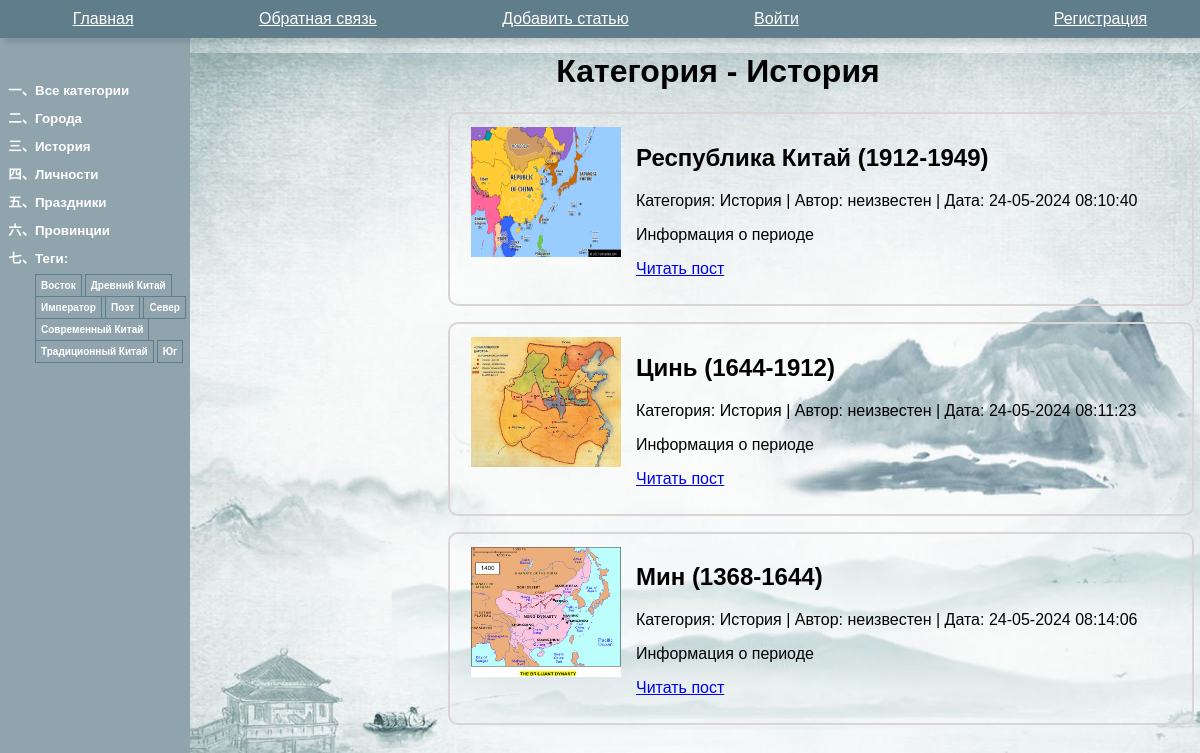
/china/category/istoria/, run on an earlier commit of the app's database.
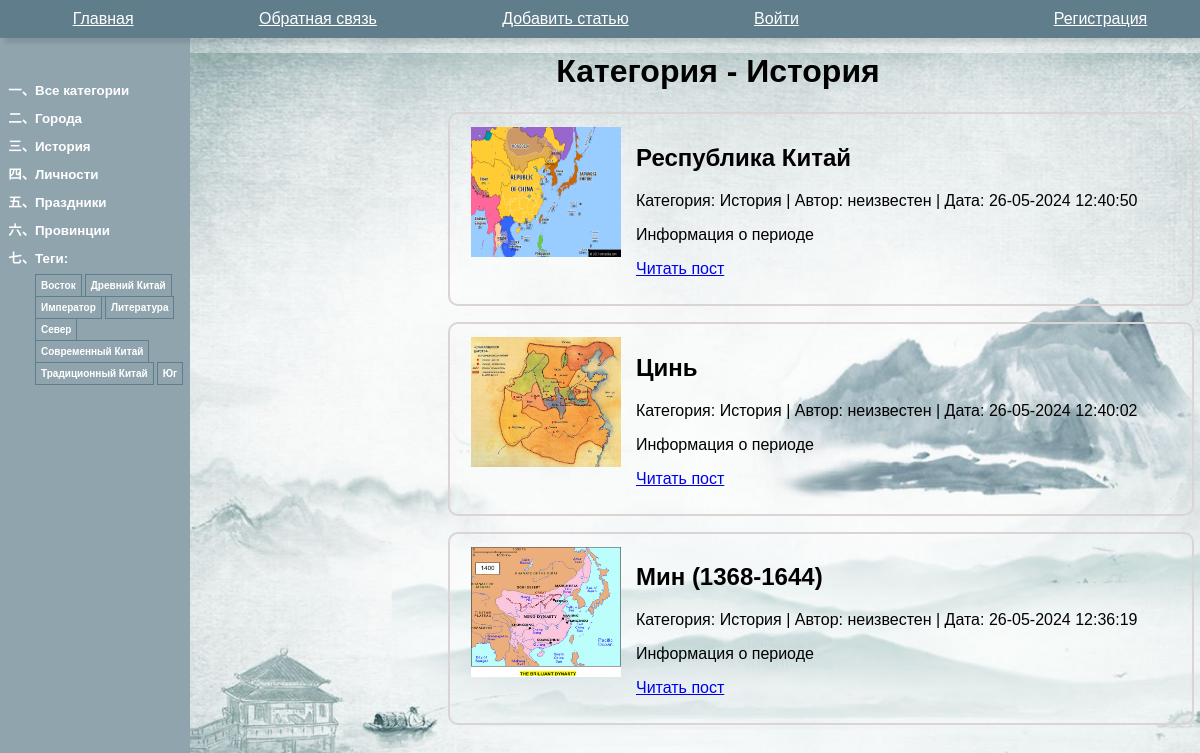
And on a later commit of the database.
### china/models.py (models this page shows, shortened)
class Category(models.Model):
    name = models.CharField(max_length=100, db_index=True,
                            verbose_name="Категория")
    slug = models.SlugField(max_length=255,
                            unique=True, db_index=True)
    def get_absolute_url(self):
        return reverse('category', kwargs={'cat_slug':
                                               self.slug})
    class Meta:
        verbose_name = 'Категория'
        verbose_name_plural = 'Категории'

class TagPost(models.Model):
    tag = models.CharField(max_length=100,
                           db_index=True)
    slug = models.SlugField(max_length=255,
                            unique=True, db_index=True)
    def get_absolute_url(self):
        return reverse('tag', kwargs={'tag_slug': self.slug})

class China(models.Model):
    class Status(models.IntegerChoices):
        DRAFT = 0, 'Черновик'
        PUBLISHED = 1, 'Опубликовано'
    title = models.CharField(max_length=255, verbose_name="Заголовок")
    slug = models.SlugField(max_length=255, db_index=True, unique=True, verbose_name="URL")
    content = models.TextField(blank=True, verbose_name="Текст статьи")
    annotation = models.TextField(blank=True, verbose_name="Аннотация статьи",  null=True)
    models.DateTimeField(auto_now_add=True, verbose_name="Время создания")
    author = models.ForeignKey(get_user_model(), on_delete=models.SET_NULL, related_name='posts',
                               null=True, default=None)
    cat = models.ForeignKey('Category', on_delete=models.PROTECT, related_name='posts', verbose_name="Категории")
    tags = models.ManyToManyField('TagPost', blank=True, related_name='tags', verbose_name="Тэги")
    photo = models.ImageField(upload_to="photos/%Y/%m/%d/", default=None, blank=True, null=True, verbose_name="Фото")
    time_create = models.DateTimeField(auto_now_add=True, verbose_name="Время создания")
    time_update = models.DateTimeField(auto_now=True, verbose_name="Время изменения")
    is_published = models.BooleanField(choices=tuple(map(lambda x: (bool(x[0]), x[1]), Status.choices)),
                                       default=Status.DRAFT, verbose_name="Статус")
    objects = models.Manager()
    published = PublishedModel()
    translate = models.OneToOneField('Translate', on_delete=models.SET_NULL, null=True, blank=True,
                                     related_name='title_in_rus', verbose_name="Перевод")
    class Meta:
        ordering = ['-time_create']
        indexes = [models.Index(fields=['-time_create']), ]
        verbose_name = 'Информация о Китае'
        verbose_name_plural = 'Информация о Китае'
    def get_absolute_url(self):
        return reverse('post', kwargs={'post_slug':
                                           self.slug})

### china/views.py (the view)
# urls.py: path('category/<slug:cat_slug>/', ChinaCategory.as_view(), name='category'),
class ChinaCategory(DataMixin, ListView):
    template_name = 'china/index.html'
    context_object_name = 'posts'
    allow_empty = False
    def get_context_data(self, **kwargs):
        context = super().get_context_data(**kwargs)
        cat = context['posts'][0].cat
        return self.get_mixin_context(context, title='Категория - ' + cat.name, cat_selected = cat.id,)
    def get_queryset(self):
        return China.published.filter(cat__slug=self.kwargs['cat_slug']).select_related('cat')

### china/models.py (called while the page is built)
    def get_queryset(self):
        return super().get_queryset().filter(is_published=China.Status.PUBLISHED)

### china/templatetags/china_tags.py (called while the page is built)
@register.inclusion_tag('china/list_categories.html')
def show_categories(cat_selected_id=0):
    cats = Category.objects.annotate(total=Count("posts")).filter(total__gt=0)
    return {"cats": cats, "cat_selected": cat_selected_id}

@register.inclusion_tag('china/list_tags.html')
def show_all_tags():
    return {"tags":
                TagPost.objects.annotate(total=Count("tags")).filter(total__gt=0)}

### china/utils.py (called while the page is built)
    def get_mixin_context(self, context, **kwargs):
        if self.title_page:
               context['title'] = self.title_page
        context['cat_selected'] = None
        context.update(kwargs)
        return context

### users/context_processors.py (called while the page is built)
def get_china_context(request):
    return {'mainmenu': menu}

### china/templates/china/index.html
{% extends 'base.html' %}
{% block content %}
<h1>{{title}}</h1>
<div class="main-content">
    <ul class="post-list">
        {% for p in posts %}
        {% if p.photo %}
        <p><img src="{{p.photo.url}}"></p>
        {% endif %}
        <li><h2>{{p.title}}</h2>
            <p class="first">Категория: {{p.cat.name}} | Автор: {{p.author.username|default:"неизвестен | "}} Дата: {{p.time_update|date:"d-m-Y H:i:s"}}</p>
            {% autoescape off %}
            {{p.annotation|linebreaks|truncatewords:50}}
            {% endautoescape %}
            <p class="link-read-post"><a href="{{ p.get_absolute_url }}">Читать пост</a></p>
        </li>
        {% endfor %}
    </ul>
</div>
{% endblock %}

### templates/base.html (shortened to what this page needs)
<!DOCTYPE html>
{% load static %}
{% load china_tags %}
{% autoescape off %}
<html>
<head>
    <link type="text/css" href="{% static 'china/css/styles.css' %}" rel="stylesheet"/>
</head>
<body>
{% block mainmenu %}
<nav>
    {% for m in mainmenu %}
    <a href="{% url m.url_name %}">{{ m.title }}</a>
    {% endfor %}
    {% if user.is_authenticated %}
    <li class="last"><a href="{% url 'users:profile'%}">{{user.username}}</a> | <a href="{% url 'users:logout' %}">Выйти</a></li>
    {% else %}
    <a class="last" href="{% url 'users:login' %}">Войти</a> |
    <a href="{% url 'users:register' %}">Регистрация</a>
    {% endif %}
</nav>
{% endblock mainmenu %}
<div class="left-menu">
    <td valign="top" class="left-chapters">
        <ul id="leftchapters">
            {% if cat_selected == 0 or cat_selected is None %}
            <li class="selected">Все
                категории
            </li>
            {% else %}
            <li><a href="{% url 'home' %}">Все
                категории</a></li>
            {% endif %}
            {% show_categories cat_selected %}
            <li>{% show_all_tags %}</li>
        </ul>
    </td>
</div>
<div class="main-content">
    {% block content %} {% endblock %}
</div>
{% endautoescape %}
</body>
</html>

### china/templates/china/list_categories.html
{% for cat in cats %}
 {% if cat.id == cat_selected %}
 <li
class="selected">{{cat.name}}</li>
 {% else %}
 <li><a href="{{ cat.get_absolute_url}}">{{cat.name}}</a></li>
 {% endif %}
{% endfor %}

### china/templates/china/list_tags.html
{% if tags %}
Теги:</p>
<ul class="tags-list">
    {% for t in tags %}
    <li><a
            href="{{t.get_absolute_url}}">{{t.tag}}</a></li>
    {% endfor %}
</ul>
{% endif %}

### static/china/css/styles.css (style rules this page uses)
html, body { font-family: 'Arial'; padding: 0; height: 100%; width: 100%; background-image: url("../images/back.jpg"); background-size: cover; }
h1 { display: flex; justify-content: center; flex-wrap: wrap; align-content: flex-end; font-size: 2em; margin-block-start: 1.67em; margin-block-end: 0.67em; margin-inline-start: 0px; margin-inline-end: 0px; font-weight: bold; }
nav { position: fixed; color: #607d8b; background-color: #607d8b; top: 0; padding: 10px; left: 0; width: 100%; z-index: 1000; box-shadow: 5px 5px 4px rgba(0, 0, 0, 0.1); display: flex; justify-content: space-around; align-content: flex-end; flex-wrap: wrap; flex-direction: row; }
nav a { color: #ffffff; }
.left-menu { float: left; width: 100px; position: fixed; left: 0; top: 0; background-color: #90a4ae; height: 100%; width: 170px; padding-left: 20px; padding-top: 80px; }
.left-menu ul { list-style: none; padding: 0px; margin: 0px; font-variant: common-ligatures; font-size: smaller; font-weight: bold; list-style: cjk-ideographic; }
.left-menu ul li { margin-bottom: 10px; margin-left: 15px; color: white; text-decoration: none; }
.left-menu a { color: #ffffff; text-decoration: none; }
.main-content { margin-left: 220px; }
.post-list { list-style: none; padding: 0; margin: 0; }
.post-list li { margin-bottom: 10px; width: 95%; border: 2px solid #dbd4d4; padding: 10px; border-radius: 10px; }
img { width: 150px; height: 130px; float: left; margin: 0 0 0 1%; padding: 2%; }
ul.tags-list { width: 100%; margin: 0; padding: 0; list-style: none; }
ul.tags-list li { margin: 0; padding: 0 0 10px; display: inline-block; }
ul.tags-list li a { padding: 5px; font-size: 10px; border: 1px solid #607d8b; color: white; }

What changed in the data, as far as the page shows it:
removed TagPost: tag "Поэт"
removed China: photo (picture), title "Цинь (1644-1912)", cat.name "История", author.username "неизвестен |", time_update "24-05-2024 08:11:23", annotation "Информация о периоде"
added TagPost: tag "Литература"
changed China: title "Республика Китай (1912-1949)" → "Республика Китай"; time_update "24-05-2024 08:10:40" → "26-05-2024 12:40:50"
added China: photo (picture), title "Цинь", cat.name "История", author.username "неизвестен |", time_update "26-05-2024 12:40:02", annotation "Информация о периоде"
changed China "Мин (1368-1644)": time_update "24-05-2024 08:14:06" → "26-05-2024 12:36:19"
